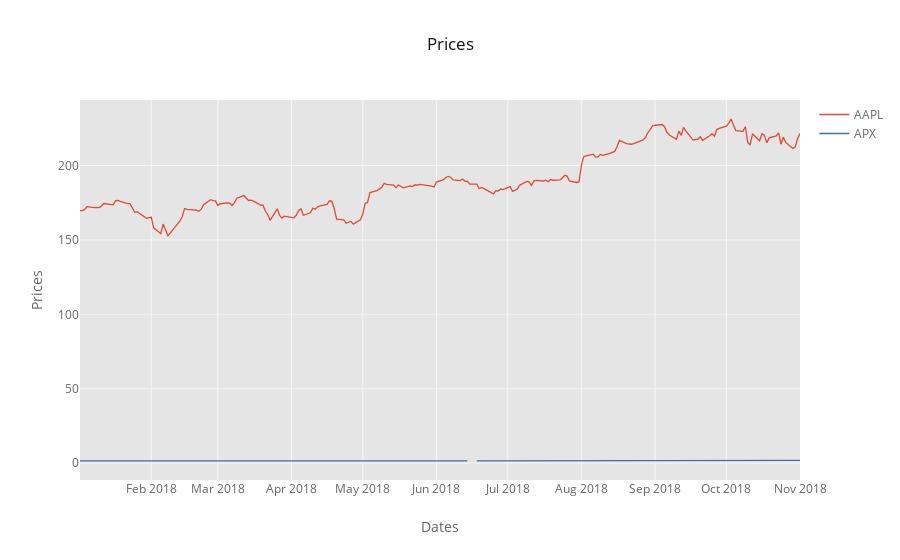
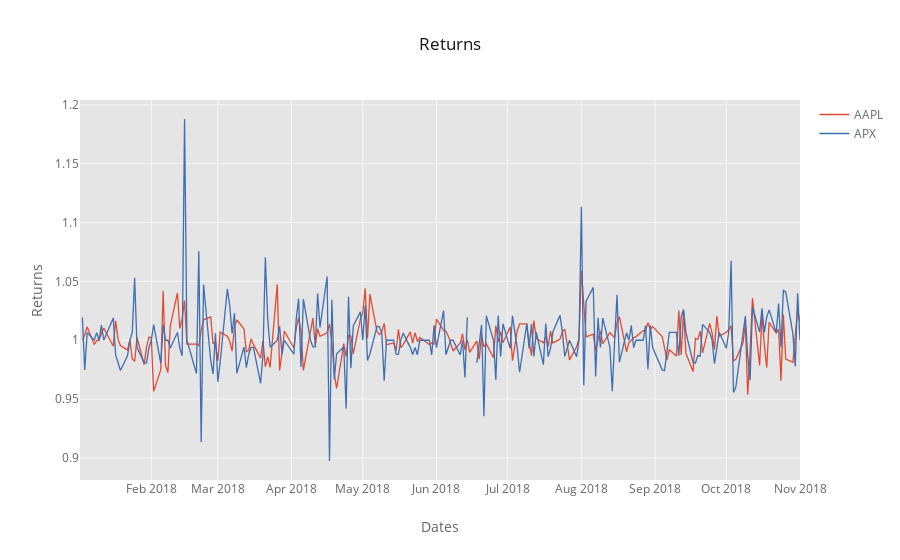
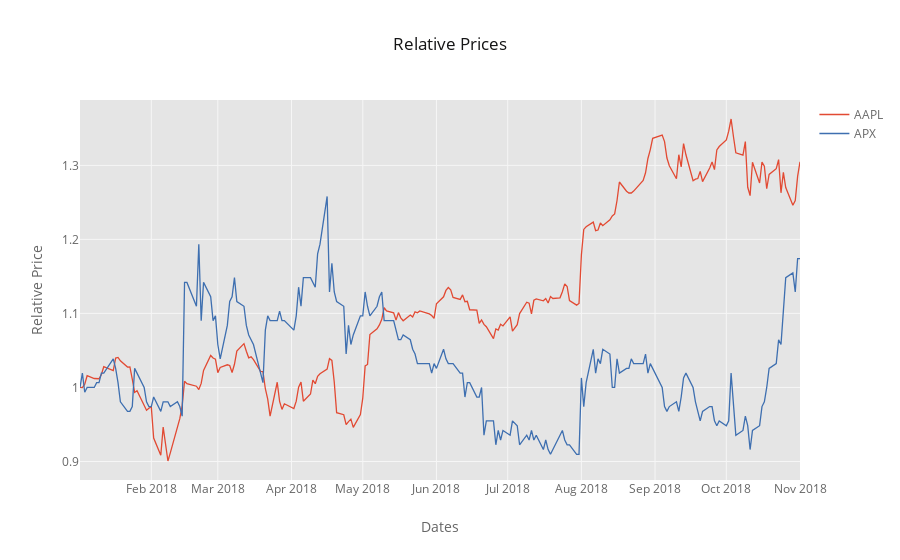

Here is the notebook cell these charts were saved with, in order:
### Code cell
from plotly.offline import download_plotlyjs, init_notebook_mode, plot, iplot
import plotly.graph_objs as go
import cufflinks as cf

# Print prices
iplot(all_prices.iplot(asFigure=True, kind='scatter',xTitle='Dates',yTitle='Prices',title='Prices'))

# Print returns
iplot(all_returns.iplot(asFigure=True, kind='scatter',xTitle='Dates',yTitle='Returns',title='Returns'))

# Start normalized prices
iplot(all_prices_norm.iplot(asFigure=True, kind='scatter',xTitle='Dates',yTitle='Relative Price',title='Relative Prices'))

### Figure 1 — Plotly figure (JSON) as saved in the notebook; plotly's stock layout.template omitted (floating-point values rounded to 4 significant figures; data arrays with more than 128 entries replaced by an {"elided": "..."} marker saying what was removed)
{"data": [{"line": {"color": "rgba(226, 74, 51, 1.0)", "dash": "solid", "shape": "linear", "width": 1.3}, "mode": "lines", "name": "AAPL", "text": "", "type": "scatter", "uid": "15a395d1-4162-440e-b2c4-6adc94190fec", "x": {"elided": "212 str values"}, "y": {"elided": "212 float values"}}, {"line": {"color": "rgba(62, 111, 176, 1.0)", "dash": "solid", "shape": "linear", "width": 1.3}, "mode": "lines", "name": "APX", "text": "", "type": "scatter", "uid": "ba51d141-5025-4ebb-b048-59eff9c36f2d", "x": {"elided": "212 str values"}, "y": {"elided": "212 mixed values"}}], "layout": {"legend": {"bgcolor": "#FFFFFF", "font": {"color": "#666666"}}, "paper_bgcolor": "#FFFFFF", "plot_bgcolor": "#E5E5E5", "title": "Prices", "titlefont": {"color": "#151516"}, "xaxis": {"gridcolor": "#F6F6F6", "showgrid": true, "tickfont": {"color": "#666666"}, "title": "Dates", "titlefont": {"color": "#666666"}, "zerolinecolor": "#F6F6F6"}, "yaxis": {"gridcolor": "#F6F6F6", "showgrid": true, "tickfont": {"color": "#666666"}, "title": "Prices", "titlefont": {"color": "#666666"}, "zerolinecolor": "#F6F6F6"}}}

### Figure 2 — Plotly figure (JSON) as saved in the notebook; plotly's stock layout.template omitted (floating-point values rounded to 4 significant figures; data arrays with more than 128 entries replaced by an {"elided": "..."} marker saying what was removed)
{"data": [{"line": {"color": "rgba(226, 74, 51, 1.0)", "dash": "solid", "shape": "linear", "width": 1.3}, "mode": "lines", "name": "AAPL", "text": "", "type": "scatter", "uid": "b50987c9-1040-487b-835b-c86ff114b638", "x": {"elided": "212 str values"}, "y": {"elided": "212 mixed values"}}, {"line": {"color": "rgba(62, 111, 176, 1.0)", "dash": "solid", "shape": "linear", "width": 1.3}, "mode": "lines", "name": "APX", "text": "", "type": "scatter", "uid": "e79a21ae-863b-4724-8737-bc1114da4e46", "x": {"elided": "212 str values"}, "y": {"elided": "212 mixed values"}}], "layout": {"legend": {"bgcolor": "#FFFFFF", "font": {"color": "#666666"}}, "paper_bgcolor": "#FFFFFF", "plot_bgcolor": "#E5E5E5", "title": "Returns", "titlefont": {"color": "#151516"}, "xaxis": {"gridcolor": "#F6F6F6", "showgrid": true, "tickfont": {"color": "#666666"}, "title": "Dates", "titlefont": {"color": "#666666"}, "zerolinecolor": "#F6F6F6"}, "yaxis": {"gridcolor": "#F6F6F6", "showgrid": true, "tickfont": {"color": "#666666"}, "title": "Returns", "titlefont": {"color": "#666666"}, "zerolinecolor": "#F6F6F6"}}}

### Figure 3 — Plotly figure (JSON) as saved in the notebook; plotly's stock layout.template omitted (floating-point values rounded to 4 significant figures; data arrays with more than 128 entries replaced by an {"elided": "..."} marker saying what was removed)
{"data": [{"line": {"color": "rgba(226, 74, 51, 1.0)", "dash": "solid", "shape": "linear", "width": 1.3}, "mode": "lines", "name": "AAPL", "text": "", "type": "scatter", "uid": "b739647a-3b0f-47b5-afa3-9136d83ff788", "x": {"elided": "212 str values"}, "y": {"elided": "212 float values"}}, {"line": {"color": "rgba(62, 111, 176, 1.0)", "dash": "solid", "shape": "linear", "width": 1.3}, "mode": "lines", "name": "APX", "text": "", "type": "scatter", "uid": "25ccf9fc-995e-4016-8905-fbe350f73d3b", "x": {"elided": "212 str values"}, "y": {"elided": "212 float values"}}], "layout": {"legend": {"bgcolor": "#FFFFFF", "font": {"color": "#666666"}}, "paper_bgcolor": "#FFFFFF", "plot_bgcolor": "#E5E5E5", "title": "Relative Prices", "titlefont": {"color": "#151516"}, "xaxis": {"gridcolor": "#F6F6F6", "showgrid": true, "tickfont": {"color": "#666666"}, "title": "Dates", "titlefont": {"color": "#666666"}, "zerolinecolor": "#F6F6F6"}, "yaxis": {"gridcolor": "#F6F6F6", "showgrid": true, "tickfont": {"color": "#666666"}, "title": "Relative Price", "titlefont": {"color": "#666666"}, "zerolinecolor": "#F6F6F6"}}}
